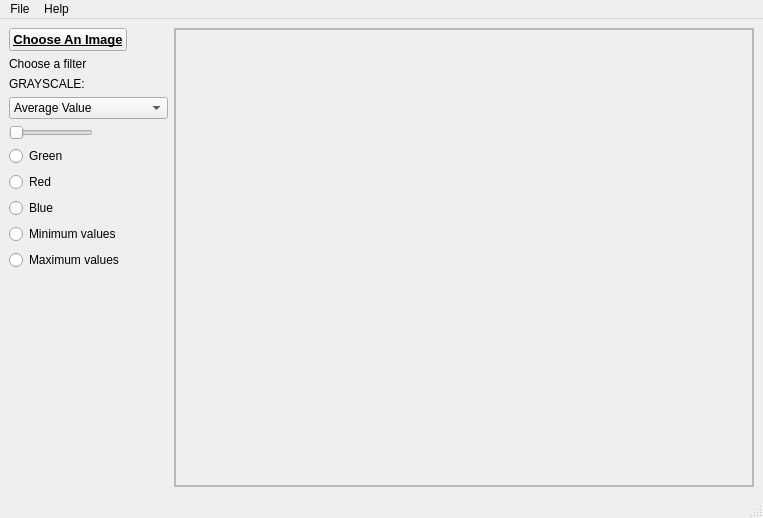
<?xml version="1.0" encoding="UTF-8"?>
<ui version="4.0">
 <class>MainWindow</class>
 <widget class="QMainWindow" name="MainWindow">
  <property name="enabled">
   <bool>true</bool>
  </property>
  <property name="geometry">
   <rect>
    <x>0</x>
    <y>0</y>
    <width>763</width>
    <height>518</height>
   </rect>
  </property>
  <property name="windowTitle">
   <string>MainWindow</string>
  </property>
  <property name="autoFillBackground">
   <bool>false</bool>
  </property>
  <widget class="QWidget" name="centralwidget">
   <layout class="QHBoxLayout" name="horizontalLayout">
    <item>
     <layout class="QFormLayout" name="formLayout">
      <property name="sizeConstraint">
       <enum>QLayout::SetFixedSize</enum>
      </property>
      <item row="1" column="0">
       <widget class="QLabel" name="label">
        <property name="sizePolicy">
         <sizepolicy hsizetype="Maximum" vsizetype="Preferred">
          <horstretch>0</horstretch>
          <verstretch>0</verstretch>
         </sizepolicy>
        </property>
        <property name="maximumSize">
         <size>
          <width>16777215</width>
          <height>30</height>
         </size>
        </property>
        <property name="text">
         <string>Choose a filter</string>
        </property>
       </widget>
      </item>
      <item row="0" column="0">
       <widget class="QPushButton" name="choose_an_image">
        <property name="enabled">
         <bool>true</bool>
        </property>
        <property name="maximumSize">
         <size>
          <width>422</width>
          <height>16777215</height>
         </size>
        </property>
        <property name="font">
         <font>
          <family>Arial</family>
          <pointsize>10</pointsize>
          <bold>true</bold>
          <underline>true</underline>
         </font>
        </property>
        <property name="text">
         <string>Choose An Image</string>
        </property>
        <property name="checkable">
         <bool>false</bool>
        </property>
        <property name="autoDefault">
         <bool>false</bool>
        </property>
        <property name="default">
         <bool>false</bool>
        </property>
        <property name="flat">
         <bool>false</bool>
        </property>
       </widget>
      </item>
      <item row="3" column="0">
       <widget class="QComboBox" name="comboBox">
        <item>
         <property name="text">
          <string>Average Value</string>
         </property>
        </item>
        <item>
         <property name="text">
          <string>Adjusted for human eye</string>
         </property>
        </item>
        <item>
         <property name="text">
          <string>Desaturate</string>
         </property>
        </item>
        <item>
         <property name="text">
          <string>Decompose</string>
         </property>
        </item>
        <item>
         <property name="text">
          <string>Single color channel</string>
         </property>
        </item>
        <item>
         <property name="text">
          <string>Specific # of shades</string>
         </property>
        </item>
       </widget>
      </item>
      <item row="4" column="0">
       <widget class="QSlider" name="horizontalSlider">
        <property name="sizePolicy">
         <sizepolicy hsizetype="Maximum" vsizetype="Fixed">
          <horstretch>0</horstretch>
          <verstretch>0</verstretch>
         </sizepolicy>
        </property>
        <property name="minimum">
         <number>2</number>
        </property>
        <property name="maximum">
         <number>256</number>
        </property>
        <property name="orientation">
         <enum>Qt::Horizontal</enum>
        </property>
       </widget>
      </item>
      <item row="5" column="0">
       <widget class="QRadioButton" name="radioButton_green">
        <property name="sizePolicy">
         <sizepolicy hsizetype="Maximum" vsizetype="Fixed">
          <horstretch>0</horstretch>
          <verstretch>0</verstretch>
         </sizepolicy>
        </property>
        <property name="maximumSize">
         <size>
          <width>100</width>
          <height>16777215</height>
         </size>
        </property>
        <property name="text">
         <string>Green</string>
        </property>
       </widget>
      </item>
      <item row="6" column="0">
       <widget class="QRadioButton" name="radioButton_red">
        <property name="sizePolicy">
         <sizepolicy hsizetype="Maximum" vsizetype="Fixed">
          <horstretch>0</horstretch>
          <verstretch>0</verstretch>
         </sizepolicy>
        </property>
        <property name="maximumSize">
         <size>
          <width>100</width>
          <height>16777215</height>
         </size>
        </property>
        <property name="text">
         <string>Red</string>
        </property>
       </widget>
      </item>
      <item row="7" column="0">
       <widget class="QRadioButton" name="radioButton_blue">
        <property name="sizePolicy">
         <sizepolicy hsizetype="Maximum" vsizetype="Fixed">
          <horstretch>0</horstretch>
          <verstretch>0</verstretch>
         </sizepolicy>
        </property>
        <property name="maximumSize">
         <size>
          <width>100</width>
          <height>16777215</height>
         </size>
        </property>
        <property name="text">
         <string>Blue</string>
        </property>
       </widget>
      </item>
      <item row="2" column="0">
       <widget class="QLabel" name="label_2">
        <property name="maximumSize">
         <size>
          <width>16777215</width>
          <height>150</height>
         </size>
        </property>
        <property name="text">
         <string>GRAYSCALE:</string>
        </property>
       </widget>
      </item>
      <item row="11" column="0">
       <widget class="QRadioButton" name="radioButton_maxVal">
        <property name="maximumSize">
         <size>
          <width>150</width>
          <height>16777215</height>
         </size>
        </property>
        <property name="text">
         <string>Maximum values</string>
        </property>
       </widget>
      </item>
      <item row="10" column="0">
       <widget class="QRadioButton" name="radioButton_minVal">
        <property name="maximumSize">
         <size>
          <width>150</width>
          <height>16777215</height>
         </size>
        </property>
        <property name="text">
         <string>Minimum values</string>
        </property>
       </widget>
      </item>
     </layout>
    </item>
    <item>
     <widget class="QLabel" name="label_webcam">
      <property name="sizePolicy">
       <sizepolicy hsizetype="Expanding" vsizetype="Expanding">
        <horstretch>0</horstretch>
        <verstretch>0</verstretch>
       </sizepolicy>
      </property>
      <property name="layoutDirection">
       <enum>Qt::RightToLeft</enum>
      </property>
      <property name="autoFillBackground">
       <bool>false</bool>
      </property>
      <property name="frameShape">
       <enum>QFrame::Box</enum>
      </property>
      <property name="frameShadow">
       <enum>QFrame::Sunken</enum>
      </property>
      <property name="lineWidth">
       <number>0</number>
      </property>
      <property name="midLineWidth">
       <number>2</number>
      </property>
      <property name="text">
       <string/>
      </property>
      <property name="scaledContents">
       <bool>true</bool>
      </property>
      <property name="margin">
       <number>0</number>
      </property>
     </widget>
    </item>
   </layout>
  </widget>
  <widget class="QMenuBar" name="menubar">
   <property name="geometry">
    <rect>
     <x>0</x>
     <y>0</y>
     <width>763</width>
     <height>25</height>
    </rect>
   </property>
   <widget class="QMenu" name="menuFile">
    <property name="palette">
     <palette>
      <active>
       <colorrole role="Dark">
        <brush brushstyle="SolidPattern">
         <color alpha="255">
          <red>255</red>
          <green>255</green>
          <blue>255</blue>
         </color>
        </brush>
       </colorrole>
       <colorrole role="Text">
        <brush brushstyle="SolidPattern">
         <color alpha="255">
          <red>170</red>
          <green>0</green>
          <blue>0</blue>
         </color>
        </brush>
       </colorrole>
      </active>
      <inactive>
       <colorrole role="Dark">
        <brush brushstyle="SolidPattern">
         <color alpha="255">
          <red>64</red>
          <green>65</green>
          <blue>66</blue>
         </color>
        </brush>
       </colorrole>
       <colorrole role="Text">
        <brush brushstyle="SolidPattern">
         <color alpha="255">
          <red>208</red>
          <green>208</green>
          <blue>208</blue>
         </color>
        </brush>
       </colorrole>
      </inactive>
      <disabled>
       <colorrole role="Dark">
        <brush brushstyle="SolidPattern">
         <color alpha="255">
          <red>255</red>
          <green>255</green>
          <blue>255</blue>
         </color>
        </brush>
       </colorrole>
       <colorrole role="Text">
        <brush brushstyle="SolidPattern">
         <color alpha="255">
          <red>255</red>
          <green>255</green>
          <blue>255</blue>
         </color>
        </brush>
       </colorrole>
      </disabled>
     </palette>
    </property>
    <property name="focusPolicy">
     <enum>Qt::NoFocus</enum>
    </property>
    <property name="autoFillBackground">
     <bool>true</bool>
    </property>
    <property name="title">
     <string>File</string>
    </property>
    <property name="toolTipsVisible">
     <bool>false</bool>
    </property>
    <addaction name="separator"/>
    <addaction name="separator"/>
    <addaction name="separator"/>
    <addaction name="separator"/>
    <addaction name="separator"/>
    <addaction name="actionOpen"/>
    <addaction name="separator"/>
    <addaction name="separator"/>
    <addaction name="actionSave_as"/>
    <addaction name="separator"/>
    <addaction name="actionExit"/>
   </widget>
   <widget class="QMenu" name="menuHelp">
    <property name="autoFillBackground">
     <bool>true</bool>
    </property>
    <property name="styleSheet">
     <string notr="true"/>
    </property>
    <property name="title">
     <string>Help</string>
    </property>
   </widget>
   <addaction name="menuFile"/>
   <addaction name="menuHelp"/>
  </widget>
  <widget class="QStatusBar" name="statusbar"/>
  <action name="actionOpen">
   <property name="icon">
    <iconset>
     <normalon>:/new/prefix1/C:/Users/pinti/Desktop/icons/openfile.svg.png</normalon>
    </iconset>
   </property>
   <property name="text">
    <string>Open</string>
   </property>
  </action>
  <action name="actionAverage_Value">
   <property name="text">
    <string>Average Value</string>
   </property>
  </action>
  <action name="actionAdjusted_for_human_eye">
   <property name="text">
    <string>Adjusted for human eye</string>
   </property>
  </action>
  <action name="actionDesaturate">
   <property name="text">
    <string>Desaturate</string>
   </property>
  </action>
  <action name="actionDecompose">
   <property name="text">
    <string>Decompose</string>
   </property>
  </action>
  <action name="actionSpecific_of_shades">
   <property name="text">
    <string>Specific # of shades</string>
   </property>
  </action>
  <action name="actionGreen">
   <property name="text">
    <string>Green</string>
   </property>
  </action>
  <action name="actionRed">
   <property name="text">
    <string>Red</string>
   </property>
  </action>
  <action name="actionBlue">
   <property name="text">
    <string>Blue</string>
   </property>
  </action>
  <action name="actionSave_as">
   <property name="icon">
    <iconset>
     <normalon>:/new/prefix1/C:/Users/pinti/Desktop/icons/save.png</normalon>
    </iconset>
   </property>
   <property name="text">
    <string>Save as</string>
   </property>
  </action>
  <action name="actionExit">
   <property name="icon">
    <iconset>
     <normalon>:/new/prefix1/C:/Users/pinti/Desktop/icons/exit (1).png</normalon>
    </iconset>
   </property>
   <property name="text">
    <string>Exit</string>
   </property>
  </action>
 </widget>
 <resources/>
 <connections/>
</ui>
